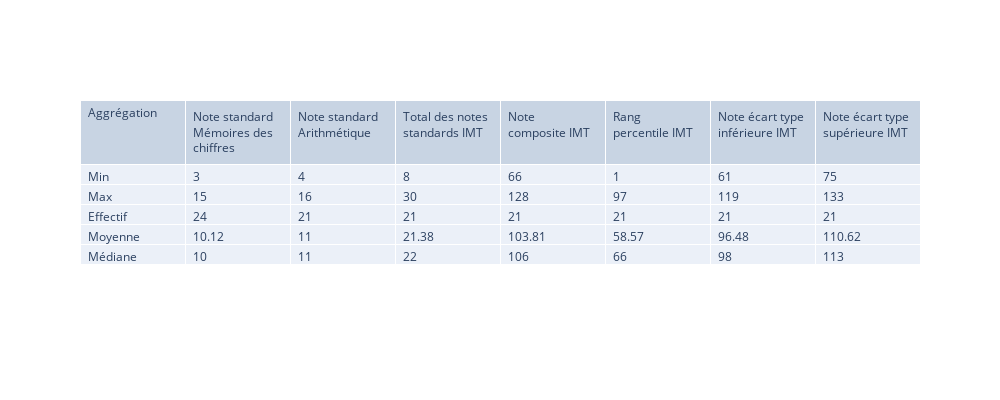

The notebook cell this image was saved under:
### Code cell
fig = go.Figure(data=wais_sub)
fig.update_layout(width=1000, height=400)
fig.show()

### Figure 1 — Plotly figure (JSON) as saved in the notebook; plotly's stock layout.template omitted (floating-point values rounded to 4 significant figures)
{"data": [{"cells": {"align": "left", "values": [["Min", "Max", "Effectif", "Moyenne", "Médiane"], [3, 15, 24, 10.12, 10], [4, 16, 21, 11, 11], [8, 30, 21, 21.38, 22], [66, 128, 21, 103.8, 106], [1, 97, 21, 58.57, 66], [61, 119, 21, 96.48, 98], [75, 133, 21, 110.6, 113]]}, "header": {"align": "left", "values": ["Aggrégation", "Note standard Mémoires des chiffres", "Note standard Arithmétique", "Total des notes standards IMT", "Note composite IMT", "Rang percentile IMT", "Note écart type inférieure IMT", "Note écart type supérieure IMT"]}, "type": "table"}], "layout": {"height": 400, "width": 1000}}
